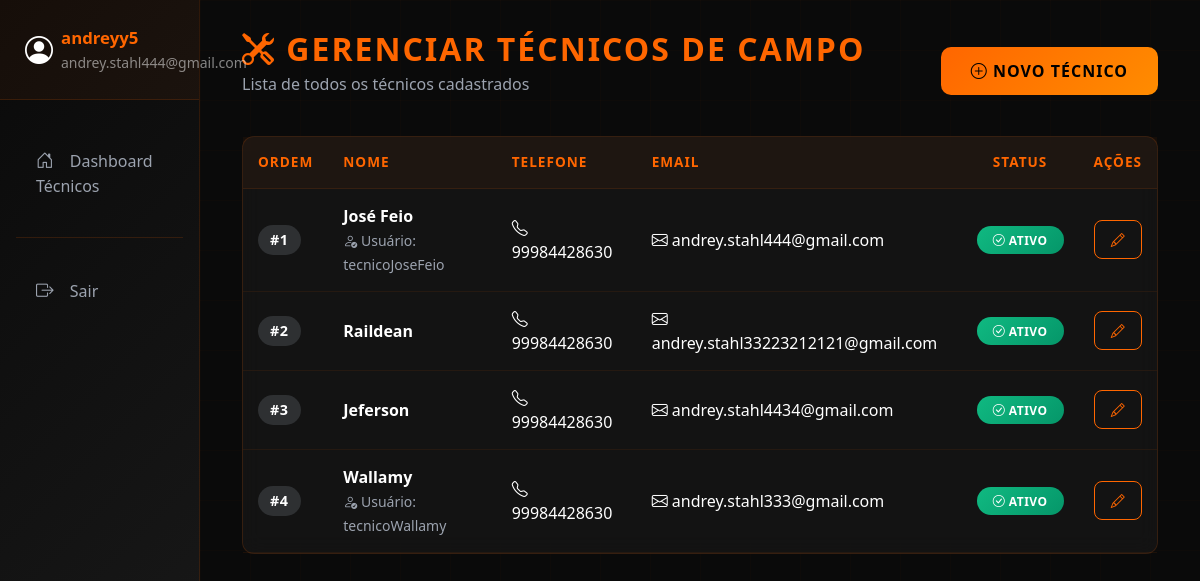
/plantao/tecnicos/gerenciar/ (signed in), run on the app's committed database.
### apps/plantao/models.py (models this page shows, shortened)
class TecnicoCampo(models.Model):
    user = models.OneToOneField(
        User,
        on_delete=models.SET_NULL,
        null=True,
        blank=True,
        related_name='tecnico'
    )
    nome_completo = models.CharField(max_length=200)
    telefone = models.CharField(max_length=20, blank=True, null=True)
    email = models.EmailField(blank=True, null=True)
    ordem_fila = models.IntegerField(default=0, help_text="Ordem na rotação de plantões")
    ativo = models.BooleanField(default=True)
    criado_em = models.DateTimeField(auto_now_add=True)
    atualizado_em = models.DateTimeField(auto_now=True)
    class Meta:
        verbose_name = "Técnico de Campo"
        verbose_name_plural = "Técnicos de Campo"
        ordering = ['ordem_fila', 'nome_completo']

### apps/plantao/views.py (the view)
    def wrapper(request, *args, **kwargs):
        if not is_admin(request.user):
            messages.error(request, '🔒 Você não tem permissão para acessar esta página.')
            return redirect('dashboard')
        return view_func(request, *args, **kwargs)

### apps/plantao/views.py (called while the page is built)
def is_admin(user):
    return user.groups.filter(name='Administrador').exists() or user.is_superuser

def get_user_colaborador(user):
    try:
        return Colaborador.objects.get(user=user)
    except Colaborador.DoesNotExist:
        return None

def admin_required(view_func):
    def wrapper(request, *args, **kwargs):
        if not is_admin(request.user):
            messages.error(request, '🔒 Você não tem permissão para acessar esta página.')
            return redirect('dashboard')
        return view_func(request, *args, **kwargs)
    return wrapper

def notificacoes_processor(request):
    if request.user.is_authenticated:
        colaborador = get_user_colaborador(request.user)
        if colaborador:
            nao_lidas = Notificacao.objects.filter(
                colaborador=colaborador,
                lida=False
            ).count()
            return {'notificacoes_nao_lidas': nao_lidas}
    return {'notificacoes_nao_lidas': 0}

@login_required
@admin_required
def gerenciar_tecnicos(request):
    from .models import TecnicoCampo
    tecnicos = TecnicoCampo.objects.all().order_by('ordem_fila')
    context = {
        'tecnicos': tecnicos,
    }
    return render(request, 'dashboard/tecnicos/gerenciar_tecnicos.html', context)

### templates/dashboard/tecnicos/gerenciar_tecnicos.html (shortened to what this page needs)
{% extends 'base.html' %}
{% block content %}
<div class="d-flex justify-content-between align-items-center mb-4">
    <div>
        <h2 class="mb-1" style="color: #ff6600; font-weight: 700; text-transform: uppercase; letter-spacing: 2px;">
            <i class="bi bi-tools"></i> Gerenciar Técnicos de Campo
        </h2>
        <p class="text-muted">Lista de todos os técnicos cadastrados</p>
    </div>
    <a href="{% url 'cadastrar_tecnico' %}" class="btn btn-primary">
        <i class="bi bi-plus-circle"></i> Novo Técnico
    </a>
</div>
{% if tecnicos %}
<div class="card">
    <div class="card-body p-0">
        <div class="table-responsive">
            <table class="table table-hover table-plantoes mb-0">
                <thead>
                    <tr>
                        <th>Ordem</th>
                        <th>Nome</th>
                        <th>Telefone</th>
                        <th>Email</th>
                        <th class="text-center">Status</th>
                        <th class="text-center">Ações</th>
                    </tr>
                </thead>
                <tbody style="background: transparent;">
                    {% for tecnico in tecnicos %}
                    <tr>
                        <td>
                            <span class="badge" style="background: rgba(156, 163, 175, 0.2); color: #fff; font-size: 0.9rem; padding: 8px 12px;">
                                #{{ tecnico.ordem_fila }}
                            </span>
                        </td>
                        <td>
                            <strong>{{ tecnico.nome_completo }}</strong>
                            {% if tecnico.user %}
                            <br><small class="text-muted">
                                <i class="bi bi-person-check"></i> Usuário: {{ tecnico.user.username }}
                            </small>
                            {% endif %}
                        </td>
                        <td>
                            {% if tecnico.telefone %}
                                <i class="bi bi-telephone"></i> {{ tecnico.telefone }}
                            {% else %}
                                <span class="text-muted">--</span>
                            {% endif %}
                        </td>
                        <td>
                            {% if tecnico.email %}
                                <i class="bi bi-envelope"></i> {{ tecnico.email }}
                            {% else %}
                                <span class="text-muted">--</span>
                            {% endif %}
                        </td>
                        <td class="text-center">
                            {% if tecnico.ativo %}
                                <span class="badge" style="background: linear-gradient(135deg, #10b981, #059669) !important;">
                                    <i class="bi bi-check-circle"></i> Ativo
                                </span>
                            {% else %}
                                <span class="badge" style="background: rgba(239, 68, 68, 0.3); color: #ef4444; border: 1px solid #ef4444;">
                                    <i class="bi bi-x-circle"></i> Inativo
                                </span>
                            {% endif %}
                        </td>
                        <td class="text-center">
                            <a href="{% url 'editar_tecnico' tecnico.id %}" class="btn btn-sm btn-outline-primary" title="Editar">
                                <i class="bi bi-pencil"></i>
                            </a>
                        </td>
                    </tr>
                    {% endfor %}
                </tbody>
            </table>
        </div>
    </div>
</div>
{% endif %}
{% endblock %}

### templates/base.html (shortened to what this page needs)
<!DOCTYPE html>
<html lang="pt-BR">
<head>
    <link href="https://cdn.jsdelivr.net/npm/bootstrap@5.3.0/dist/css/bootstrap.min.css" rel="stylesheet">
    <link rel="stylesheet" href="https://cdn.jsdelivr.net/npm/bootstrap-icons@1.10.0/font/bootstrap-icons.css">
</head>
<body>
    <div class="container-fluid">
        <div class="row">
            <div class="col-md-2 px-0 sidebar">
<div class="user-info">
                    <div class="d-flex align-items-center">
                        <i class="bi bi-person-circle fs-3 me-2"></i>
                        <div>
                            <div class="fw-bold">{{ user.get_full_name|default:user.username }}</div>
                            <small class="text-white-50">{{ user.email }}</small>
                        </div>
                    </div>
                </div>
                <nav class="nav flex-column mt-4">
                    {% if 'tecnicos' in request.path %}
                        <a class="nav-link {% if request.resolver_match.url_name == 'dashboard_tecnicos' %}active{% endif %}"
                           href="{% url 'dashboard_tecnicos' %}">
                            <i class="bi bi-house-door"></i> Dashboard Técnicos
                        </a>
                    {% endif %}
                    <hr class="text-white-50 mx-3">
                    <a class="nav-link" href="{% url 'logout' %}">
                        <i class="bi bi-box-arrow-right"></i> Sair
                    </a>
                </nav>
            </div>
            <div class="col-md-10">
                <div class="content-wrapper">
                    {% block content %}{% endblock %}
                </div>
            </div>
        </div>
    </div>
</body>
</html>

### templates/base.html (style rules this page uses)
:root { --primary-orange: #ff6600; --dark-orange: #ff8c00; --bg-dark: #0a0a0a; --bg-card: rgba(26, 26, 26, 0.6); --text-light: #ffffff; --text-gray: #9ca3af; --border-subtle: rgba(255, 102, 0, 0.15); }
* { scrollbar-width: thin; scrollbar-color: var(--primary-orange) var(--bg-dark); }
body { min-height: 100vh; background-color: var(--bg-dark); color: var(--text-light); position: relative; overflow-x: hidden; }
body::before { content: ''; position: fixed; inset: 0; background-image: linear-gradient(rgba(255, 102, 0, 0.02) 1px, transparent 1px), linear-gradient(90deg, rgba(255, 102, 0, 0.02) 1px, transparent 1px); background-size: 50px 50px; animation: gridMove 20s linear infinite; pointer-events: none; z-index: 0; }
.sidebar { min-height: 100vh; background: linear-gradient(135deg, #0a0a0a 0%, #1a1a1a 100%); border-right: 1px solid var(--border-subtle); position: relative; z-index: 10; }
.sidebar .nav-link { color: var(--text-gray); padding: 14px 20px; margin: 8px 15px; border-radius: 10px; border: 1px solid transparent; transition: all 0.3s ease; position: relative; }
.sidebar .nav-link::before { content: ''; position: absolute; left: 0; top: 0; height: 100%; width: 3px; background: var(--primary-orange); transform: scaleY(0); transition: transform 0.3s ease; border-radius: 0 3px 3px 0; }
.sidebar .nav-link i { margin-right: 12px; width: 20px; text-align: center; font-size: 1.1rem; }
.content-wrapper { padding: 30px; position: relative; z-index: 1; }
.card { background: var(--bg-card); backdrop-filter: blur(10px); border: 1px solid var(--border-subtle); border-radius: 12px; margin-bottom: 25px; transition: all 0.3s ease; }
.card-body { padding: 25px; color: var(--text-light); }
.btn-primary { background: linear-gradient(135deg, #ff6600 0%, #ff8c00 100%); border: none; padding: 12px 30px; border-radius: 10px; color: #000; font-weight: 700; text-transform: uppercase; letter-spacing: 1px; transition: all 0.3s ease; }
.btn-outline-primary, .btn-outline-danger { background: transparent; border: 1.5px solid; padding: 8px 16px; border-radius: 8px; font-weight: 600; transition: all 0.3s ease; }
.btn-outline-primary { border-color: var(--primary-orange); color: var(--primary-orange); }
.table { color: var(--text-light); background: transparent; }
.table-plantoes { margin: 0; background: transparent; }
.table-plantoes thead { background: rgba(255, 102, 0, 0.05); border-bottom: 1px solid var(--border-subtle); }
.table-plantoes thead th { color: var(--primary-orange); font-weight: 700; text-transform: uppercase; letter-spacing: 1px; font-size: 0.85rem; padding: 15px; border: none; background: transparent; }
.table-plantoes tbody { background: transparent !important; }
.table-plantoes tbody tr { border-bottom: 1px solid rgba(255, 102, 0, 0.08); transition: all 0.3s ease; background: transparent; }
.table-plantoes tbody td { padding: 15px; vertical-align: middle; border: none; background: transparent; color: var(--text-light); }
.table-plantoes tbody td strong { color: var(--text-light); font-weight: 600; }
.badge { padding: 8px 16px; border-radius: 20px; font-weight: 600; text-transform: uppercase; letter-spacing: 0.5px; font-size: 0.75rem; }
.user-info { padding: 25px; border-bottom: 1px solid var(--border-subtle); background: rgba(255, 102, 0, 0.05); }
.user-info .fw-bold { color: var(--primary-orange); font-size: 1.05rem; }
.text-muted { color: var(--text-gray) !important; }
h1, h2, h3, h4, h5, h6 { color: var(--text-light); }
hr { border-color: var(--border-subtle); opacity: 1; }

### data on the page
TecnicoCampo: ordem_fila "1", nome_completo "José Feio", user.username "tecnicoJoseFeio", telefone "99984428630", email "andrey.stahl444@gmail.com", ativo True (drawn)
TecnicoCampo: ordem_fila "2", nome_completo "Raildean", telefone "99984428630", email "andrey.stahl33223212121@gmail.com", ativo True (drawn)
TecnicoCampo: ordem_fila "3", nome_completo "Jeferson", telefone "99984428630", email "andrey.stahl4434@gmail.com", ativo True (drawn)
TecnicoCampo: ordem_fila "4", nome_completo "Wallamy", user.username "tecnicoWallamy", telefone "99984428630", email "andrey.stahl333@gmail.com", ativo True (drawn)

### other printed values
{{ user.get_full_name|default:user.username }} "andreyy5"
{{ user.email }} "andrey.stahl444@gmail.com"
